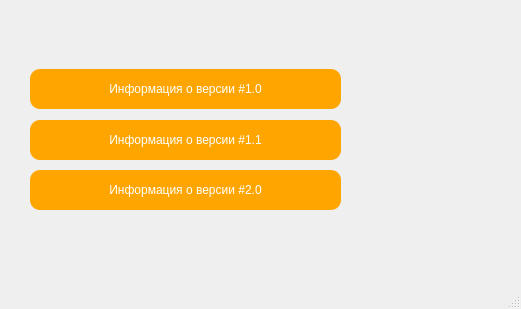
<?xml version="1.0" encoding="UTF-8"?>
<ui version="4.0">
 <class>RefeRence</class>
 <widget class="QMainWindow" name="RefeRence">
  <property name="geometry">
   <rect>
    <x>0</x>
    <y>0</y>
    <width>521</width>
    <height>309</height>
   </rect>
  </property>
  <property name="windowTitle">
   <string>MainWindow</string>
  </property>
  <property name="styleSheet">
   <string notr="true">QPushButton
{

border:none;
color:white;
background-color:orange;
border-radius:50px;
font: 800 36pt &quot;Liberation Serif&quot;;
min-width: 100px;
min-height: 40px;
}
QPushButton:Hover
{
    background-color:rgb(255,145,0);
	border-radius:50px;
}
QPushButton:pressed
{
	background-color:rgb(0,12,0);
	color:rgb(0,255,0);


}

</string>
  </property>
  <widget class="QWidget" name="centralwidget">
   <widget class="QPushButton" name="pushButton">
    <property name="geometry">
     <rect>
      <x>30</x>
      <y>69</y>
      <width>311</width>
      <height>40</height>
     </rect>
    </property>
    <property name="styleSheet">
     <string notr="true">QPushButton
{
border:none;
color:white;
background-color:orange;
font: 600 14pt &quot;Liberation Serif&quot;;
position: absolute;
border-radius: 10px;
}
QPushButton:Hover
{
    background-color:rgb(255,145,0);
	border-radius: 10px;
}
QPushButton:pressed
{
	background-color:rgb(0,12,0);
	color:rgb(0,255,0);
	border-radius: 10px;
	
}</string>
    </property>
    <property name="text">
     <string>Информация о версии #1.0</string>
    </property>
   </widget>
   <widget class="QPushButton" name="pushButton_2">
    <property name="geometry">
     <rect>
      <x>30</x>
      <y>120</y>
      <width>311</width>
      <height>40</height>
     </rect>
    </property>
    <property name="styleSheet">
     <string notr="true">QPushButton
{
border:none;
color:white;
background-color:orange;
font: 600 14pt &quot;Liberation Serif&quot;;
position: absolute;
border-radius: 10px;
}
QPushButton:Hover
{
    background-color:rgb(255,145,0);
	border-radius: 10px;
}
QPushButton:pressed
{
	background-color:rgb(0,12,0);
	color:rgb(0,255,0);
	border-radius: 10px;
	
}</string>
    </property>
    <property name="text">
     <string>Информация о версии #1.1</string>
    </property>
   </widget>
   <widget class="QPushButton" name="pushButton_3">
    <property name="geometry">
     <rect>
      <x>30</x>
      <y>170</y>
      <width>311</width>
      <height>40</height>
     </rect>
    </property>
    <property name="styleSheet">
     <string notr="true">QPushButton
{
border:none;
color:white;
background-color:orange;
font: 600 14pt &quot;Liberation Serif&quot;;
position: absolute;
border-radius: 10px;
}
QPushButton:Hover
{
    background-color:rgb(255,145,0);
	border-radius: 10px;
}
QPushButton:pressed
{
	background-color:rgb(0,12,0);
	color:rgb(0,255,0);
	border-radius: 10px;
	
}</string>
    </property>
    <property name="text">
     <string>Информация о версии #2.0</string>
    </property>
   </widget>
  </widget>
  <widget class="QMenuBar" name="menubar">
   <property name="geometry">
    <rect>
     <x>0</x>
     <y>0</y>
     <width>521</width>
     <height>21</height>
    </rect>
   </property>
  </widget>
  <widget class="QStatusBar" name="statusbar"/>
 </widget>
 <resources/>
 <connections/>
</ui>
